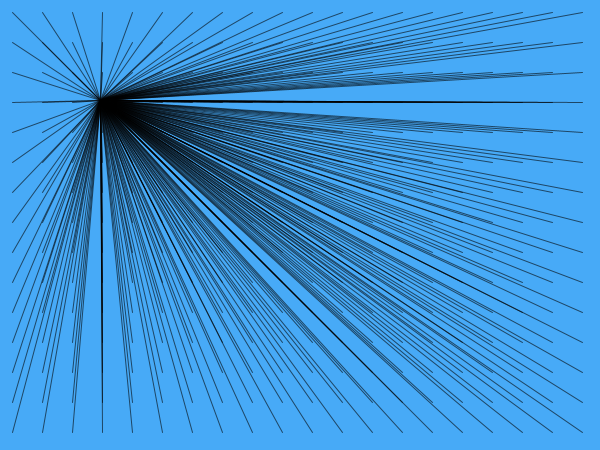
Frame 1 (no input)
Frame 60 (the mouse pressed at the canvas centre just before this capture): identical to frame 1, image omitted
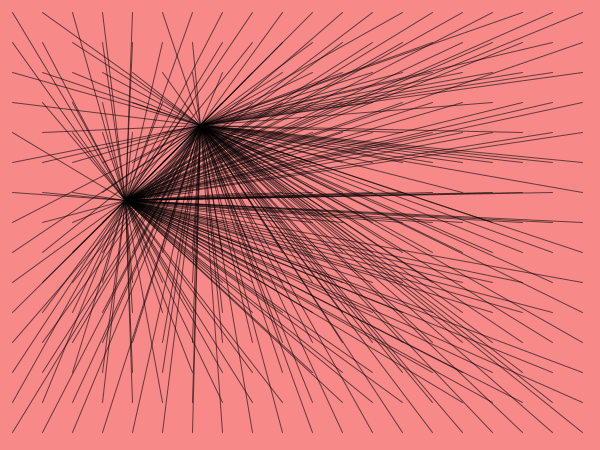
Frame 120 (the mouse held since frame 60 and released just before this capture)

The Processing sketch that drew these frames (run headless with seeded random() and noise(); from frame 60 on, the mouse is pressed at the canvas centre):

// Processing sketch: processing_156839
// ── processing_156839.pde

void setup() {
  size (600, 450);
}
boolean t = true;
float x;
float y;
int flex=1;

void draw() {
  int w=0;
  int v=0;
  background(#ece9d1);

  if (mouseX >= width/2 &&
    mouseY >= height/2) { 
    background(#c8bce4);
  }

  if (mouseX <= width/2 &&
    mouseY <= height/2) { 
    background(#47aaf7);
  }

  if (mouseX <= width/2 &&
    mouseY >= height/2) { 
    background(#f78989);
  }

  for (int i=1; i<width/2; i+=15) {
    for (int j=1; j<height/2; j+=15) {
      w+=1;
      v+=1;

      fill(235, 212, 60, 15);
      stroke(0, 150);
      if (t) {
        x=mouseX;
        y=mouseY;
      }
      if (w % 3==0||v% 4==0) {
        line(i*2+10, j*2+10, abs(flex*(x-100)), abs(flex*(y-100)));
      } else {
        line(i*2+10, j*2+10, abs(flex*(y-100)), abs(flex*(x-100)));
      }
    }
  }
}
